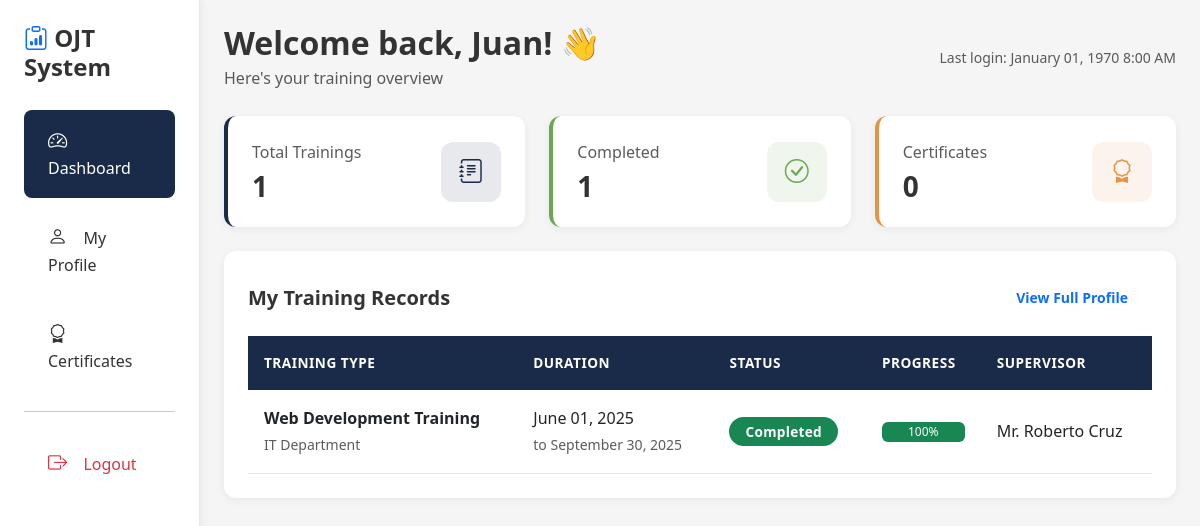
Screenshot of /user/index.php (signed in) with the database file from the repository.
### tables this page shows
CREATE TABLE IF NOT EXISTS `trainees` (
  `id` int(11) NOT NULL AUTO_INCREMENT,
  `first_name` varchar(50) NOT NULL,
  `last_name` varchar(50) NOT NULL,
  `middle_name` varchar(50) DEFAULT NULL,
  `age` int(11) NOT NULL,
  `sex` enum('Male','Female') NOT NULL,
  `email` varchar(100) NOT NULL,
  `phone` varchar(20) DEFAULT NULL,
  `address` text DEFAULT NULL,
  `course` varchar(100) NOT NULL,
  `school` varchar(150) NOT NULL,
  `year_level` varchar(20) DEFAULT NULL,
  `created_at` timestamp NOT NULL DEFAULT CURRENT_TIMESTAMP,
  `updated_at` timestamp NOT NULL DEFAULT CURRENT_TIMESTAMP ON UPDATE CURRENT_TIMESTAMP,
  PRIMARY KEY (`id`),
  KEY `idx_name` (`last_name`, `first_name`),
  KEY `idx_course` (`course`),
  KEY `idx_school` (`school`)
);

CREATE TABLE IF NOT EXISTS `training_records` (
  `id` int(11) NOT NULL AUTO_INCREMENT,
  `trainee_id` int(11) NOT NULL,
  `training_type` varchar(100) NOT NULL,
  `training_description` text DEFAULT NULL,
  `start_date` date NOT NULL,
  `end_date` date NOT NULL,
  `status` enum('Ongoing','Completed','Cancelled') NOT NULL DEFAULT 'Ongoing',
  `completion_percentage` int(11) DEFAULT 0,
  `supervisor_name` varchar(100) DEFAULT NULL,
  `department` varchar(100) DEFAULT NULL,
  `skills_acquired` text DEFAULT NULL,
  `remarks` text DEFAULT NULL,
  `created_at` timestamp NOT NULL DEFAULT CURRENT_TIMESTAMP,
  `updated_at` timestamp NOT NULL DEFAULT CURRENT_TIMESTAMP ON UPDATE CURRENT_TIMESTAMP,
  PRIMARY KEY (`id`),
  KEY `trainee_id` (`trainee_id`),
  KEY `idx_status` (`status`),
  KEY `idx_dates` (`start_date`, `end_date`),
  CONSTRAINT `fk_training_trainee` FOREIGN KEY (`trainee_id`) REFERENCES `trainees` (`id`) ON DELETE CASCADE
);

### includes/functions.php (called while the page is built, shortened)
<?php
function format_date($date) {
    return date('F d, Y', strtotime($date));
}
function format_datetime($datetime) {
    return date('F d, Y g:i A', strtotime($datetime));
}
function get_status_badge($status) {
    switch ($status) {
        case 'Completed':
            return 'success';
    }
}
?>

### user/index.php (the view, shortened to what this page needs)
<?php
require_once '../includes/config.php';
require_once '../includes/functions.php';
$trainee_id = $_SESSION['trainee_id'];
$stmt = mysqli_prepare($conn, "SELECT * FROM trainees WHERE id = ?");
mysqli_stmt_bind_param($stmt, "i", $trainee_id);
mysqli_stmt_execute($stmt);
$trainee = mysqli_fetch_assoc(mysqli_stmt_get_result($stmt));
$stmt = mysqli_prepare($conn, "SELECT * FROM training_records WHERE trainee_id = ? ORDER BY created_at DESC");
mysqli_stmt_bind_param($stmt, "i", $trainee_id);
mysqli_stmt_execute($stmt);
$training_records = mysqli_stmt_get_result($stmt);
$stmt = mysqli_prepare($conn, "SELECT COUNT(*) as total FROM certificates WHERE trainee_id = ?");
mysqli_stmt_bind_param($stmt, "i", $trainee_id);
mysqli_stmt_execute($stmt);
$cert_count = mysqli_fetch_assoc(mysqli_stmt_get_result($stmt))['total'];
$stmt = mysqli_prepare($conn, "SELECT COUNT(*) as total FROM training_records WHERE trainee_id = ? AND status = 'Completed'");
mysqli_stmt_bind_param($stmt, "i", $trainee_id);
mysqli_stmt_execute($stmt);
$completed_count = mysqli_fetch_assoc(mysqli_stmt_get_result($stmt))['total'];
?>
<!DOCTYPE html>
<html lang="en">
<head>
    <link href="https://cdn.jsdelivr.net/npm/bootstrap@5.3.0/dist/css/bootstrap.min.css" rel="stylesheet">
    <link rel="stylesheet" href="https://cdn.jsdelivr.net/npm/bootstrap-icons@1.11.0/font/bootstrap-icons.css">
    <link rel="stylesheet" href="../assets/css/style.css">
</head>
<body class="dashboard-page">
    <div class="container-fluid">
        <div class="row">
            <div class="col-md-3 col-lg-2 px-0 sidebar">
                <div class="p-4">
                    <h4 class="fw-bold mb-4">
                        <i class="bi bi-clipboard-data text-primary"></i> OJT System
                    </h4>
                    <nav class="nav flex-column">
                        <a class="nav-link active" href="index.php">
                            <i class="bi bi-speedometer2"></i> Dashboard
                        </a>
                        <a class="nav-link" href="profile.php">
                            <i class="bi bi-person"></i> My Profile
                        </a>
                        <a class="nav-link" href="certificates.php">
                            <i class="bi bi-award"></i> Certificates
                        </a>
                        <hr>
                        <a class="nav-link text-danger" href="../logout.php">
                            <i class="bi bi-box-arrow-right"></i> Logout
                        </a>
                    </nav>
                </div>
            </div>
            <div class="col-md-9 col-lg-10 px-4 py-4">
                <div class="d-flex justify-content-between align-items-center mb-4">
                    <div>
                        <h2 class="fw-bold mb-1">Welcome back, <?php echo htmlspecialchars($trainee['first_name']); ?>! 👋</h2>
                        <p class="text-muted mb-0">Here's your training overview</p>
                    </div>
                    <div class="text-end">
                        <small class="text-muted">Last login: <?php echo format_datetime($_SESSION['last_activity']); ?></small>
                    </div>
                </div>
                <div class="row g-4 mb-4">
                    <div class="col-md-4">
                        <div class="stat-card-dashboard primary">
                            <div class="d-flex justify-content-between align-items-center">
                                <div>
                                    <p class="text-muted mb-1">Total Trainings</p>
                                    <h3 class="fw-bold mb-0"><?php echo mysqli_num_rows($training_records); mysqli_data_seek($training_records, 0); ?></h3>
                                </div>
                                <div class="stat-icon primary">
                                    <i class="bi bi-journal-text"></i>
                                </div>
                            </div>
                        </div>
                    </div>
                    <div class="col-md-4">
                        <div class="stat-card-dashboard success">
                            <div class="d-flex justify-content-between align-items-center">
                                <div>
                                    <p class="text-muted mb-1">Completed</p>
                                    <h3 class="fw-bold mb-0"><?php echo $completed_count; ?></h3>
                                </div>
                                <div class="stat-icon success">
                                    <i class="bi bi-check-circle"></i>
                                </div>
                            </div>
                        </div>
                    </div>
                    <div class="col-md-4">
                        <div class="stat-card-dashboard warning">
                            <div class="d-flex justify-content-between align-items-center">
                                <div>
                                    <p class="text-muted mb-1">Certificates</p>
                                    <h3 class="fw-bold mb-0"><?php echo $cert_count; ?></h3>
                                </div>
                                <div class="stat-icon warning">
                                    <i class="bi bi-award"></i>
                                </div>
                            </div>
                        </div>
                    </div>
                </div>
                <div class="table-card">
                    <div class="d-flex justify-content-between align-items-center mb-3">
                        <h5 class="fw-bold mb-0">My Training Records</h5>
                        <a href="profile.php" class="btn btn-sm btn-outline-primary">View Full Profile</a>
                    </div>
                    <?php if (mysqli_num_rows($training_records) > 0): ?>
                        <div class="table-responsive">
                            <table class="table table-hover">
                                <thead>
                                    <tr>
                                        <th>Training Type</th>
                                        <th>Duration</th>
                                        <th>Status</th>
                                        <th>Progress</th>
                                        <th>Supervisor</th>
                                    </tr>
                                </thead>
                                <tbody>
                                    <?php while ($record = mysqli_fetch_assoc($training_records)): ?>
                                        <tr>
                                            <td>
                                                <strong><?php echo htmlspecialchars($record['training_type']); ?></strong>
                                                <br>
                                                <small class="text-muted"><?php echo htmlspecialchars($record['department'] ?? 'N/A'); ?></small>
                                            </td>
                                            <td>
                                                <?php echo format_date($record['start_date']); ?>
                                                <br>
                                                <small class="text-muted">to <?php echo format_date($record['end_date']); ?></small>
                                            </td>
                                            <td>
                                                <span class="badge bg-<?php echo get_status_badge($record['status']); ?>">
                                                    <?php echo $record['status']; ?>
                                                </span>
                                            </td>
                                            <td>
                                                <div class="progress" style="height: 20px;">
                                                    <div class="progress-bar bg-<?php echo get_status_badge($record['status']); ?>"
                                                         role="progressbar"
                                                         style="width: <?php echo $record['completion_percentage']; ?>%"
                                                         aria-valuenow="<?php echo $record['completion_percentage']; ?>"
                                                         aria-valuemin="0"
                                                         aria-valuemax="100">
                                                        <?php echo $record['completion_percentage']; ?>%
                                                    </div>
                                                </div>
                                            </td>
                                            <td><?php echo htmlspecialchars($record['supervisor_name'] ?? 'N/A'); ?></td>
                                        </tr>
                                    <?php endwhile; ?>
                                </tbody>
                            </table>
                        </div>
                    <?php else: ?>
                        <div class="alert alert-info">
                            <i class="bi bi-info-circle"></i> No training records found.
                        </div>
                    <?php endif; ?>
                </div>
            </div>
        </div>
    </div>
</body>
</html>

### assets/css/style.css (style rules this page uses)
:root { --primary-navy: #1A2A49; --secondary-steel: #3B7C9C; --accent-teal: #5AA6A6; --success-green: #6AA84F; --warning-orange: #E29545; --text-charcoal: #333333; --bg-offwhite: #F5F5F5; --light-gray: #E8E8E8; --white: #FFFFFF; --danger-red: #C84B4B; }
* { margin: 0; padding: 0; box-sizing: border-box; }
body { font-family: 'Segoe UI', Tahoma, Geneva, Verdana, sans-serif; background: var(--bg-offwhite); min-height: 100vh; color: var(--text-charcoal); line-height: 1.6; }
.btn { border-radius: 8px; padding: 0.75rem 1.5rem; font-weight: 600; transition: all 0.3s ease; border: none; }
.dashboard-page { background: var(--bg-offwhite); min-height: 100vh; }
.sidebar { background: var(--white); min-height: 100vh; box-shadow: 2px 0 8px rgba(0, 0, 0, 0.05); border-right: 1px solid var(--light-gray); }
.sidebar .nav-link { color: var(--text-charcoal); padding: 1rem 1.5rem; border-radius: 8px; margin: 0.25rem 0; transition: all 0.3s ease; font-weight: 500; }
.sidebar .nav-link:hover, .sidebar .nav-link.active { background: var(--primary-navy); color: white; }
.sidebar .nav-link i { margin-right: 0.75rem; font-size: 1.2rem; }
.stat-card-dashboard { background: var(--white); border-radius: 12px; padding: 1.5rem; box-shadow: 0 2px 8px rgba(0, 0, 0, 0.06); transition: all 0.3s ease; border-left: 4px solid; }
.stat-card-dashboard.primary { border-left-color: var(--primary-navy); }
.stat-card-dashboard.success { border-left-color: var(--success-green); }
.stat-card-dashboard.warning { border-left-color: var(--warning-orange); }
.stat-icon { width: 60px; height: 60px; border-radius: 12px; display: flex; align-items: center; justify-content: center; font-size: 1.5rem; }
.stat-icon.primary { background: rgba(26, 42, 73, 0.1); color: var(--primary-navy); }
.stat-icon.success { background: rgba(106, 168, 79, 0.1); color: var(--success-green); }
.stat-icon.warning { background: rgba(226, 149, 69, 0.1); color: var(--warning-orange); }
.table-card { background: var(--white); border-radius: 12px; padding: 1.5rem; box-shadow: 0 2px 8px rgba(0, 0, 0, 0.06); }
.table { margin-bottom: 0; }
.table thead th { background: var(--primary-navy); color: white; border: none; font-weight: 600; text-transform: uppercase; font-size: 0.85rem; padding: 1rem; letter-spacing: 0.5px; }
.table tbody tr { transition: all 0.2s ease; border-bottom: 1px solid var(--light-gray); }
.table tbody td { padding: 1rem; vertical-align: middle; }
.badge { padding: 0.5rem 1rem; border-radius: 20px; font-weight: 600; font-size: 0.85rem; letter-spacing: 0.3px; }
a { color: var(--accent-teal); text-decoration: none; transition: color 0.3s ease; }

### rows the page displays
trainees: first_name "Juan"
training_records: training_type "Web Development Training", department "IT Department", start_date "June 01, 2025", end_date "September 30, 2025", status "Completed", completion_percentage "100", supervisor_name "Mr. Roberto Cruz"

### other values shown
format_datetime($_SESSION['last_activity']) "January 01, 1970 8:00 AM"
mysqli_num_rows($training_records) "1"
$completed_count "1"
$cert_count "0"
